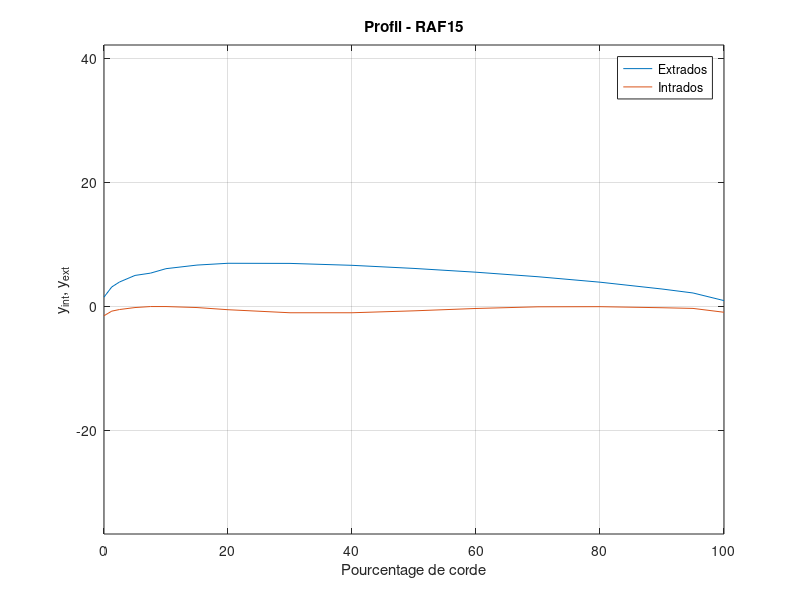
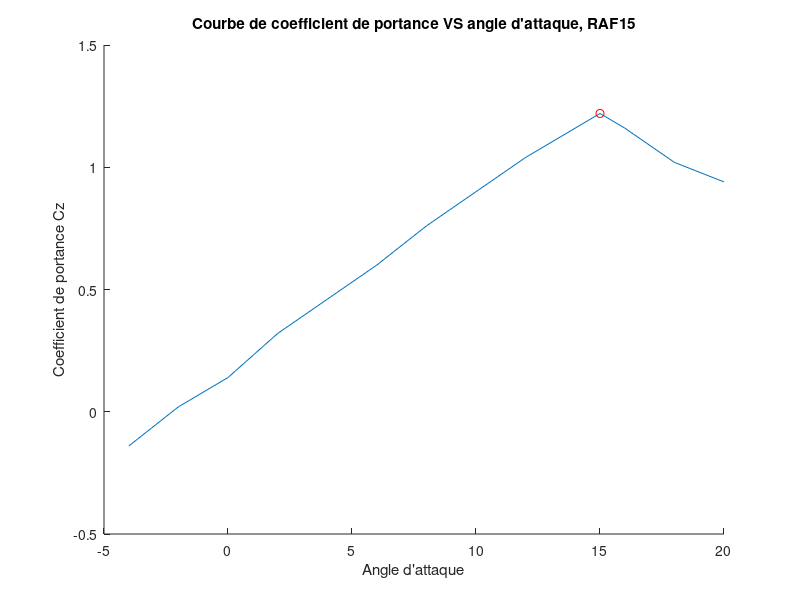
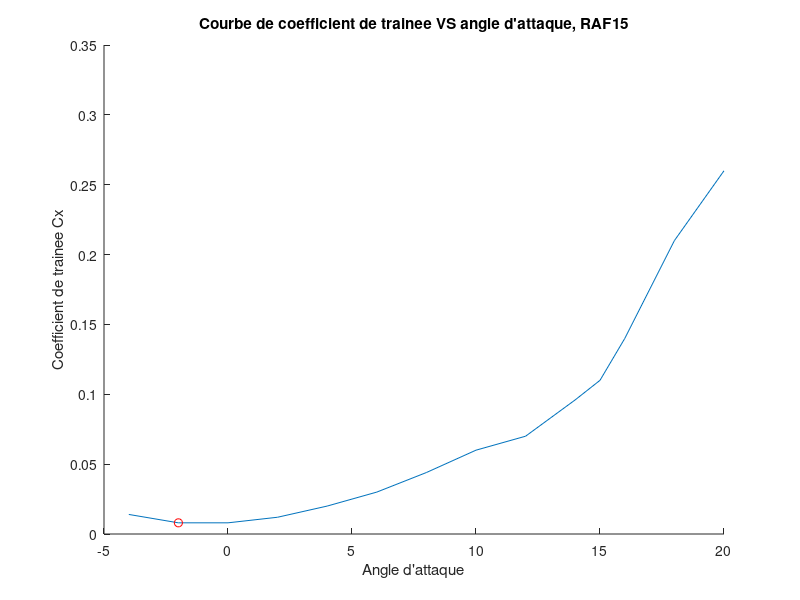
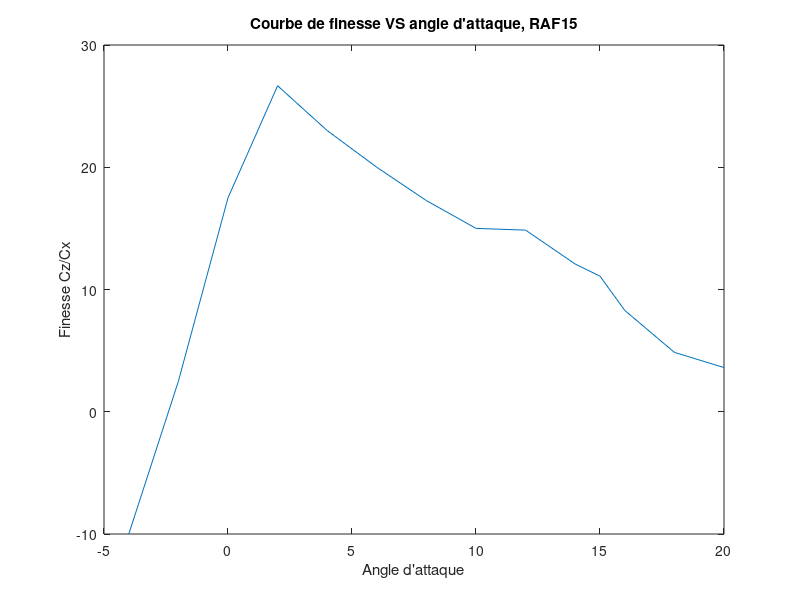

Source code (MATLAB) for these figures, in order:
clear all
close all
clc

%PROFIL RAF15
%%% CONTOUR DU PROFIL
BA = [0;1.25;2.5;5;7.5;10;15;20;30;40;50;60;70;80;90;95;100];
ext = [1.5;3.14;3.94;5;5.37;6.09;6.67;6.96;6.94;6.63;6.13;5.52;4.79;3.91;2.81;2.17;0.94];
int = -[1.50;0.76;0.5;0.18;0.02;0.02;0.18;0.53;1.02;1.02;0.71;0.33;0.06;0.04;0.21;0.32;0.94];
figure('Name', 'Profil - RAF15');
plot(BA,[ext,int]);
title('Profil - RAF15');
xlabel('Pourcentage de corde');
ylabel('y_{int}, y_{ext}');
legend('Extrados', 'Intrados'); grid on ; box on; axis equal;

%%% COURBES CONCERNANT Alpha et Cz, Cz, et Cz/Cx
alpha = [-4:2:14,15,16,18,20]';
alpharaf15 = alpha;
Cz =  [-0.14 ; 0.02; 0.14; 0.32; 0.46; 0.60; 0.76; 0.90; 1.04; 1.16; 1.22; 1.16; 1.02; 0.94];     
Cx =   [0.014; 0.008; 0.008; 0.012; 0.020; 0.030; 0.044; 0.060; 0.070; 0.096; 0.110; 0.140; 0.210; 0.260];
 
%Valeurs Czmax, Cxmin et Fmax
sprintf('Valeurs pour RAF15 : ')
epaisseur_max = max(ext-int)
[Czmax, idMax] = max(Cz)
[Cxmin, idMin] = min(Cx)
[finesseMax, idFMax] = max(Cz./Cx)
alphaMax = alpha(idFMax)
Fmax = Czmax/Cxmin

figure('Name', 'Courbe de coefficient de portance VS angle d''attaque, RAF15');
hold on;
plot(alpha,Cz);
plot(alpha(idMax), Cz(idMax), 'or');
title('Courbe de coefficient de portance VS angle d''attaque, RAF15');
xlabel('Angle d''attaque');
ylabel('Coefficient de portance Cz');

figure('Name', 'Courbe de coefficient de trainee VS angle d''attaque, RAF15');
hold on;
plot(alpha,Cx);
plot(alpha(idMin), Cx(idMin), 'or');
title('Courbe de coefficient de trainee VS angle d''attaque, RAF15');
xlabel('Angle d''attaque');
ylabel('Coefficient de trainee Cx');

figure('Name', 'Courbe de finesse VS angle d''attaque, RAF15');
plot(alpha,Cz./Cx);
title('Courbe de finesse VS angle d''attaque, RAF15');
xlabel('Angle d''attaque');
ylabel('Finesse Cz/Cx');

%Polaire du profil
figure('Name', 'Polaire du profil - RAF15');
plot(Cx,Cz);
title('Polaire du profil - RAF15');
xlabel('Coefficient de trainee Cx');
ylabel('Coefficient de portance Cz');

%Rapport lie a la puissance requise pour propulser l'avion
figure('Name', 'Rapport lie a la puissance requise pour propulser l''avion - RAF15');
raf15 = Cz.^(3/2)./Cx;
plot(alpha,raf15);
title('Rapport lie a la puissance requise pour propulser l''avion - RAF15');
xlabel('Angle d''attaque alpha');
ylabel('Cx^{3/2}/Cz');




%PROFIL CLARK YH
%%% CONTOUR DU PROFIL
BA = [0;1.25;2.5;5;7.5;10;15;20;30;40;50;60;70;80;90;95;100];
ext = [3.5;5.45;6.5;7.9;8.85;9.6;10.68;11.36;11.7;11.4;10.51;9.15;7.42;5.62;3.84;2.93;2.05];
int = -[3.5;1.93;1.47;0.93;0.63;0.42;0.15;0.03;0;0;0;0;0.06;0.38;1.02;1.4;1.85];
figure('Name', 'Profil - CLARK YH');
plot(BA,[ext,int]);
title('Profil - CLARK YH');
xlabel('Pourcentage de corde');
ylabel('y_{int}, y_{ext}');
legend('Extrados', 'Intrados'); grid on ; box on; axis equal;

%%% COURBES CONCERNANT Alpha et Cz, Cz, et Cz/Cx
alpha = [-4:2:18,19,20,25,30]';
alphaclark = alpha;
Cz =  [-0.09;0.05;0.2;0.36;0.51;0.66;0.8;0.94;1.06;1.21;1.33;1.43;1.36;1.26;0.97;0.81];
Cx =   [0.01;0.009;0.01;0.015;0.022;0.033;0.045;0.062;0.083;.103;.125;.146;.170;.211;.324;.430];
 
%Valeurs Czmax, Cxmin et Fmax
sprintf('Valeurs pour CLARK YH : ')
epaisseur_max = max(ext-int)
[Czmax, idMax] = max(Cz)
[Cxmin, idMin] = min(Cx)
[finesseMax, idFMax] = max(Cz./Cx)
alphaMax = alpha(idFMax)
Fmax = Czmax/Cxmin

figure('Name', 'Courbe de coefficient de portance VS angle d''attaque, CLARK YH');
hold on;
plot(alpha,Cz);
plot(alpha(idMax), Cz(idMax), 'or');
title('Courbe de coefficient de portance VS angle d''attaque, CLARK YH');
xlabel('Angle d''attaque');
ylabel('Coefficient de portance Cz');

figure('Name', 'Courbe de coefficient de trainee VS angle d''attaque, CLARK YH');
hold on;
plot(alpha,Cx);
plot(alpha(idMin), Cx(idMin), 'or');
title('Courbe de coefficient de trainee VS angle d''attaque, CLARK YH');
xlabel('Angle d''attaque');
ylabel('Coefficient de trainee Cx');

figure('Name', 'Courbe de finesse VS angle d''attaque, CLARK YH');
plot(alpha,Cz./Cx);
title('Courbe de finesse VS angle d''attaque, CLARK YH');
xlabel('Angle d''attaque');
ylabel('Finesse Cz/Cx');

%Polaire du profil
figure('Name', 'Polaire du profil - CLARK YH');
plot(Cx,Cz);
title('Polaire du profil - CLARK YH');
xlabel('Coefficient de trainee Cx');
ylabel('Coefficient de portance Cz');

%Rapport lie a la puissance requise pour propulser l'avion
figure('Name', 'Rapport lie a la puissance requise pour propulser l''avion - CLARK YH');
clark = Cz.^(3/2)./Cx;
plot(alpha,clark);
title('Rapport lie a la puissance requise pour propulser l''avion - CLARK YH');
xlabel('Angle d''attaque alpha');
ylabel('Cx^{3/2}/Cz');


%PROFIL NACA 23018

BA = [0; 1.25; 2.5; 5.0; 7.5; 10; 15; 20; 25; 30; 40; 50; 60; 70; 80; 90; 95; 100];
ext = [0; 4.09; 5.29; 6.92; 8.01; 8.83; 9.86; 10.36; 10.56; 10.55; 10.04; 9.05; 7.75; 6.18; 4.40; 2.39; 1.32; 0];
int = -[0; 1.83; 2.71; 3.80; 4.60; 5.22; 6.18; 6.86; 7.27; 7.47; 7.37; 6.81; 5.94; 4.82; 3.48; 1.94; 1.09; 0];

figure('Name', 'Profil - NACA 23018');
plot(BA, [ext, int]);
title('Profil - NACA 23018');
xlabel('Pourcentage de corde');
ylabel('y_{int}, y_{ext}');
legend('Extrados', 'Intrados'); grid on ; box on; axis equal;

alpha = [-8:2:16]';
alphanaca = alpha;
Cz =  [-0.62 ; -0.47; -0.28; -0.09; 0.12; 0.33; 0.53; 0.72; 0.90; 1.01; 1.06; 0.75; 0.68];
Cx =  [0.016 ; 0.014; 0.012; 0.011; 0.010; 0.011; 0.012; 0.014; 0.016; 0.020; 0.028; 0.040; 0.060];

%Valeurs Czmax, Cxmin et Fmax
sprintf('Valeurs pour NACA 23018 : ')
epaisseur_max = max(ext-int)
[Czmax, idMax] = max(Cz)
[Cxmin, idMin] = min(Cx)
[finesseMax, idFMax] = max(Cz./Cx)
alphaMax = alpha(idFMax)
Fmax = Czmax/Cxmin

figure('Name', 'Courbe de coefficient de portance VS angle d''attaque, NACA 23018');
hold on;
plot(alpha,Cz);
plot(alpha(idMax), Cz(idMax), 'or');
title('Courbe de coefficient de portance VS angle d''attaque, NACA 23018');
xlabel('Angle d''attaque');
ylabel('Coefficient de portance Cz');

figure('Name', 'Courbe de coefficient de trainee VS angle d''attaque, NACA 23018');
hold on;
plot(alpha,Cx);
plot(alpha(idMin), Cx(idMin), 'or');
title('Courbe de coefficient de trainee VS angle d''attaque, NACA 23018');
xlabel('Angle d''attaque');
ylabel('Coefficient de trainee Cx');

figure('Name', 'Courbe de finesse VS angle d''attaque, NACA 23018');
plot(alpha,Cz./Cx);
title('Courbe de finesse VS angle d''attaque, NACA 23018');
xlabel('Angle d''attaque');
ylabel('Finesse Cz/Cx');

%Polaire du profil
figure('Name', 'Polaire du profil - NACA 23018');
plot(Cx,Cz);
title('Polaire du profil - NACA 23018');
xlabel('Coefficient de trainee Cx');
ylabel('Coefficient de portance Cz');


%Rapport lie a la puissance requise pour propulser l'avion
figure('Name', 'Rapport lie a la puissance requise pour propulser l''avion - NACA 23018');
naca = Cz.^(3/2)./Cx;
plot(alpha,naca);
title('Rapport lie a la puissance requise pour propulser l''avion - NACA 23018');
xlabel('Angle d''attaque alpha');
ylabel('Cx^{3/2}/Cz');

figure('Name', 'Rapport lie a la puissance requise pour propulser l''avion - TOUT');
hold on;
plot(alpharaf15,raf15);
plot(alphaclark,clark);
plot(alphanaca,naca);
title('Rapport lie a la puissance requise pour propulser l''avion - TOUT');
xlabel('Angle d''attaque alpha');
ylabel('Cx^{3/2}/Cz');


